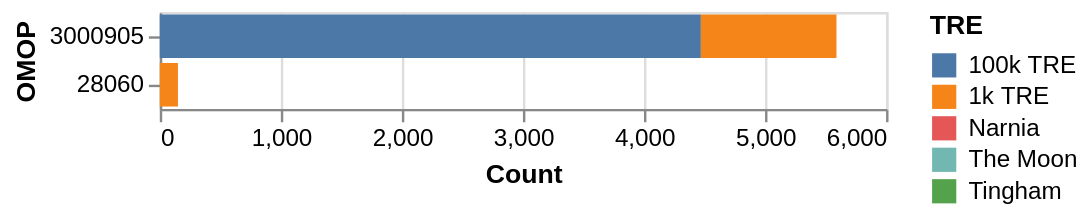

Source (notebook cell):
### Markdown cell above
If you have codes that you're interested in, you can use the `.plot_by_codes(list_of_codes)` method to get a barplot of those.

### Code cell
codesets.plot_by_codes([28060, 3000905])

### Figure 1 — Vega-Lite specification as saved in the notebook (floating-point values rounded to 4 significant figures)
{"config": {"view": {"continuousWidth": 300, "continuousHeight": 300}}, "data": {"name": "data-e89cded756829d18dd1becc550a02ca3"}, "mark": {"type": "bar"}, "encoding": {"color": {"field": "TRE", "type": "nominal"}, "tooltip": {"field": "OMOP_DESCR", "type": "nominal"}, "x": {"field": "Count", "type": "quantitative"}, "y": {"field": "OMOP", "sort": "-x", "type": "nominal"}}, "$schema": "https://vega.github.io/schema/vega-lite/v6.1.0.json", "datasets": {"data-e89cded756829d18dd1becc550a02ca3": [{"OMOP": 28060, "TRE": "100k TRE", "Count": 0.0, "OMOP_DESCR": "Streptococcal sore throat"}, {"OMOP": 28060, "TRE": "1k TRE", "Count": 150.0, "OMOP_DESCR": "Streptococcal sore throat"}, {"OMOP": 28060, "TRE": "Narnia", "Count": 0.0, "OMOP_DESCR": "Streptococcal sore throat"}, {"OMOP": 28060, "TRE": "The Moon", "Count": 0.0, "OMOP_DESCR": "Streptococcal sore throat"}, {"OMOP": 28060, "TRE": "Tingham", "Count": 0.0, "OMOP_DESCR": "Streptococcal sore throat"}, {"OMOP": 3000905, "TRE": "100k TRE", "Count": 4470.0, "OMOP_DESCR": "Leukocytes [#/volume] in Blood by Automated count"}, {"OMOP": 3000905, "TRE": "1k TRE", "Count": 1120.0, "OMOP_DESCR": "Leukocytes [#/volume] in Blood by Automated count"}, {"OMOP": 3000905, "TRE": "Narnia", "Count": 0.0, "OMOP_DESCR": "Leukocytes [#/volume] in Blood by Automated count"}, {"OMOP": 3000905, "TRE": "The Moon", "Count": 0.0, "OMOP_DESCR": "Leukocytes [#/volume] in Blood by Automated count"}, {"OMOP": 3000905, "TRE": "Tingham", "Count": 0.0, "OMOP_DESCR": "Leukocytes [#/volume] in Blood by Automated count"}]}}
